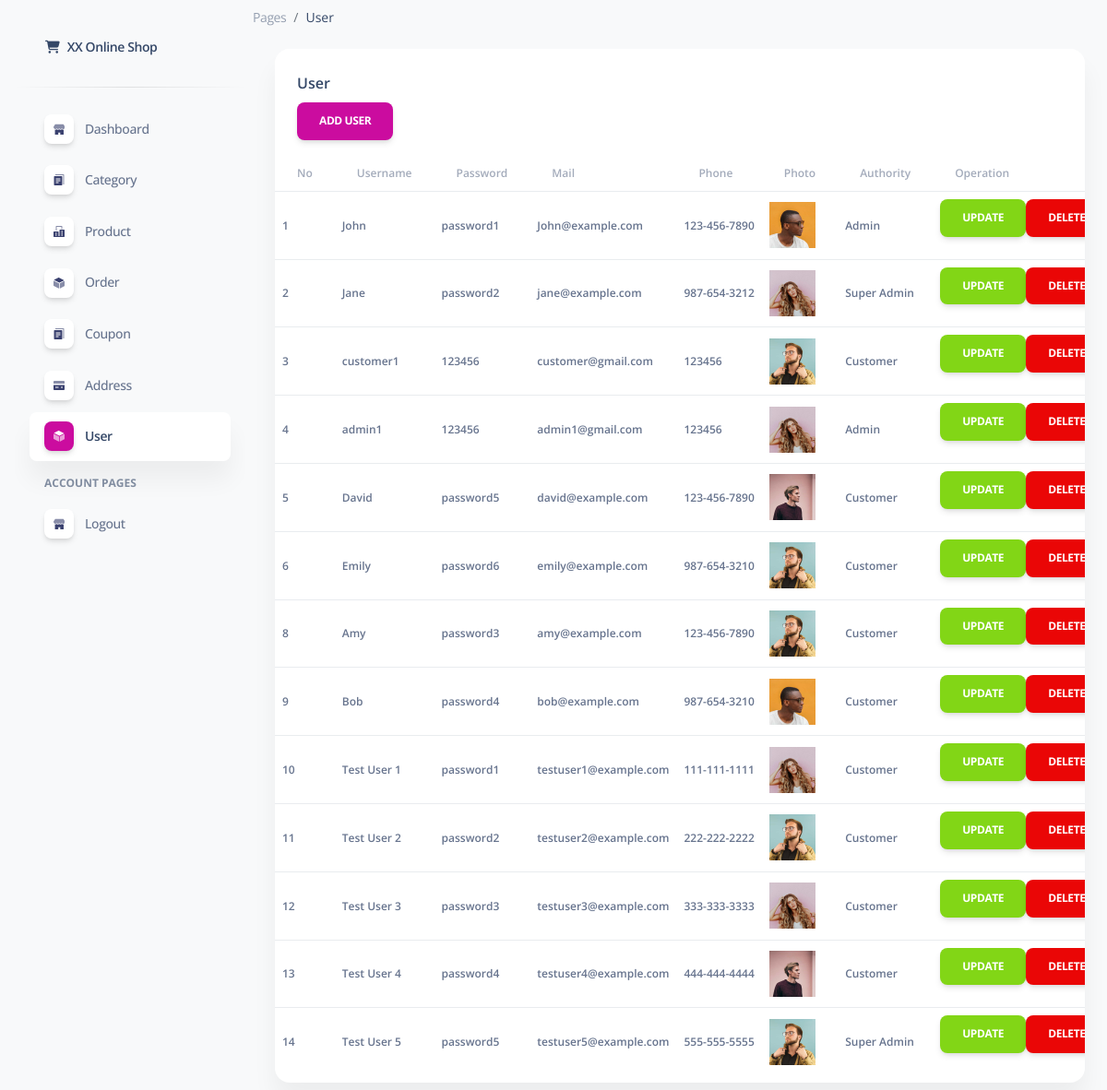
The page /pages/user.php (signed in) on the database its author committed.
### tables this page shows
CREATE TABLE `user` (
  `id_user` bigint(20) NOT NULL COMMENT '主键id',
  `username` varchar(20) NOT NULL COMMENT '名字',
  `password` varchar(128) DEFAULT NULL COMMENT '密码',
  `mail` varchar(255) DEFAULT NULL COMMENT '邮箱',
  `phone_number` varchar(20) DEFAULT NULL COMMENT '电话号',
  `authority` tinyint(4) NOT NULL DEFAULT 3 COMMENT '权限',
  `user_photo` varchar(256) NOT NULL DEFAULT '''assets/img/png''',
  `create_time` timestamp NOT NULL DEFAULT current_timestamp(),
  `id_creator` bigint(20) NOT NULL DEFAULT 0,
  `is_delete` tinyint(1) DEFAULT 0 COMMENT '是否删除',
  `delete_time` timestamp NULL DEFAULT NULL COMMENT '删除时间'
);

### pages/user.php (the view, shortened to what this page needs)
<!DOCTYPE html>
<html lang="en">
<head>
  <link href="assets/css/nucleo-icons.css" rel="stylesheet" />
  <link href="assets/css/nucleo-svg.css" rel="stylesheet" />
  <link href="assets/css/nucleo-svg.css" rel="stylesheet" />
  <link id="pagestyle" href="assets/css/soft-ui-dashboard.css?v=1.0.3" rel="stylesheet" />
</head>
<body class="g-sidenav-show  bg-gray-100">
  <aside class="sidenav navbar navbar-vertical navbar-expand-xs border-0 border-radius-xl my-3 fixed-start ms-3 "
    id="sidenav-main">
    <div class="sidenav-header">
      <a class="navbar-brand m-0" href="https://demos.creative-tim.com/soft-ui-dashboard/pages/dashboard.html"
        target="_blank">
        <i class="fas fa-fw fa-shopping-cart"></i>
        <span class="ms-1 font-weight-bold">XX Online Shop</span>
      </a>
    </div>
    <hr class="horizontal dark mt-0">
    <div class="collapse navbar-collapse  w-auto  max-height-vh-100 h-100" id="sidenav-collapse-main">
      <ul class="navbar-nav">
        <li class="nav-item">
          <a class="nav-link  " href="../pages/dashboard.php">
            <div
              class="icon icon-shape icon-sm shadow border-radius-md bg-white text-center me-2 d-flex align-items-center justify-content-center">
            </div>
            <span class="nav-link-text ms-1">Dashboard</span>
          </a>
        </li>
        <li class="nav-item">
          <a class="nav-link  " href="../pages/category.php">
            <div
              class="icon icon-shape icon-sm shadow border-radius-md bg-white text-center me-2 d-flex align-items-center justify-content-center">
            </div>
            <span class="nav-link-text ms-1">Category</span>
          </a>
        </li>
        <li class="nav-item">
          <a class="nav-link  " href="../pages/product.php">
            <div
              class="icon icon-shape icon-sm shadow border-radius-md bg-white text-center me-2 d-flex align-items-center justify-content-center">
            </div>
            <span class="nav-link-text ms-1">Product</span>
          </a>
        </li>
        <li class="nav-item">
          <a class="nav-link  " href="../pages/order.php">
            <div
              class="icon icon-shape icon-sm shadow border-radius-md bg-white text-center me-2 d-flex align-items-center justify-content-center">
            </div>
            <span class="nav-link-text ms-1">Order</span>
          </a>
        </li>
        <li class="nav-item">
          <a class="nav-link  " href="../pages/coupon.php">
            <div
              class="icon icon-shape icon-sm shadow border-radius-md bg-white text-center me-2 d-flex align-items-center justify-content-center">
            </div>
            <span class="nav-link-text ms-1">Coupon</span>
          </a>
        </li>
        <li class="nav-item">
          <a class="nav-link  " href="../pages/address.php">
            <div
              class="icon icon-shape icon-sm shadow border-radius-md bg-white text-center me-2 d-flex align-items-center justify-content-center">
            </div>
            <span class="nav-link-text ms-1">Address</span>
          </a>
        </li>
        <li class="nav-item">
          <a class="nav-link  active" href="../pages/user.php">
            <div
              class="icon icon-shape icon-sm shadow border-radius-md bg-white text-center me-2 d-flex align-items-center justify-content-center">
            </div>
            <span class="nav-link-text ms-1">User</span>
          </a>
        </li>
        <li class="nav-item mt-3">
          <h6 class="ps-4 ms-2 text-uppercase text-xs font-weight-bolder opacity-6">Account pages</h6>
        </li>
        <li class="nav-item">
          <a class="nav-link  " href="../pages/logout.php">
            <div
              class="icon icon-shape icon-sm shadow border-radius-md bg-white text-center me-2 d-flex align-items-center justify-content-center">
            </div>
            <span class="nav-link-text ms-1">Logout</span>
          </a>
        </li>
      </ul>
    </div>
  </aside>
  <main class="main-content position-relative max-height-vh-100 h-100 mt-1 border-radius-lg ">
    <ol class="breadcrumb bg-transparent mb-0 pb-0 pt-1 px-0 me-sm-6 me-5">
      <li class="breadcrumb-item text-sm"><a class="opacity-5 text-dark" href="javascript:;">Pages</a></li>
      <li class="breadcrumb-item text-sm text-dark active" aria-current="page">User</li>
    </ol>
    <div class="container-fluid py-4">
      <div class="row">
        <div class="col-12">
          <div class="card mb-4">
            <div class="card-header pb-0">
              <h6>User</h6>
              <?php
              include "connect_db.php";
              $id_admin = $_SESSION['id_user'];
              $query = "SELECT authority FROM user WHERE id_user = $id_admin";
              $result = mysqli_query($conn, $query);
              if ($result) {
                $data_user = mysqli_fetch_assoc($result);
                $authority_level = $data_user['authority'];
                if ($authority_level == 2) {
                  echo '<button type="button" class="btn btn-primary" data-bs-toggle="modal" data-bs-target="#exampleModal">Add User</button>';
                } else {
                  echo '<button type="button" class="btn btn-primary" onclick="alert(\'You do not have the authority to perform this action. Please log in with a super admin account.\');">Add User</button>';
                }
              } else {
                echo '<p>Failed to retrieve user authority level.</p>';
              }
              ?>
            </div>
            <div class="card-body px-0 pt-0 pb-2">
              <div class="table-responsive p-0">
                <table class="table align-items-center mb-0">
                  <thead>
                    <tr class="text-xs font-weight-bold opacity-6">
                      <th>No</th>
                      <th class="align-middle text-left">Username</th>
                      <th class="align-middle text-left">Password</th>
                      <th class="align-middle text-left">Mail</th>
                      <th class="align-middle text-left">Phone</th>
                      <th class="align-middle text-left">Photo</th>
                      <th class="align-middle text-left">Authority</th>
                      <th class="align-middle text-left">Operation</th>
                    </tr>
                  </thead>
                  <tbody>
                    <?php
                    include "connect_db.php";
                    $qry_user = mysqli_query($conn, "select * from user where is_delete = 0");
                    while ($data_user = mysqli_fetch_array($qry_user)) {
                      $no++; ?>
                      <tr class="text-xs font-weight-bold">
                        <td class="align-middle text-left">
                          <?= $data_user['id_user'] ?>
                        </td>
                        <td class="align-middle text-left">
                          <?= $data_user['username'] ?>
                        </td>
                        <td class="align-middle text-left">
                          <?= $data_user['password'] ?>
                        </td>
                        <td class="align-middle text-left">
                          <?= $data_user['mail'] ?>
                        </td>
                        <td class="align-middle text-left">
                          <?= $data_user['phone_number'] ?>
                        </td>
                        <td><img src="<?= $data_user['user_photo'] ?>" width="50px" ;></td>
                        <td class="align-middle text-left">
                          <?php
                          switch ($data_user['authority']) {
                            case 1:
                              echo "Admin";
                              break;
                            case 2:
                              echo "Super Admin";
                              break;
                            case 3:
                              echo "Customer";
                              break;
                          }
                          ?>
                        </td>
                        <td class="text-xs font-weight-bold">
                          <?php
                          $id_admin = $_SESSION['id_user'];
                          $query = "SELECT authority FROM user WHERE id_user = $id_admin";
                          $result = mysqli_query($conn, $query);
                          if ($result) {
                            $data_admin = mysqli_fetch_assoc($result);
                            $authority_level = $data_admin['authority'];
                            if ($authority_level == 2) {
                              echo '<a class="btn btn-success" href="update_user.php?id_user=' . $data_user['id_user'] . '">Update</a>';
                              echo '<a href="delete_user.php?id_user=' . $data_user['id_user'] . '" onclick="return confirm(' . "'Are you sure you want to delete this data?'" . ')" class="btn btn-danger">Delete</a>';
                            } else {
                              echo '<a class="btn btn-success" href="#" onclick="alert(\'You do not have the authority to perform this action. Please log in with a super admin account.\');">Update</a>';
                              echo '<a class="btn btn-danger" href="#" onclick="alert(\'You do not have the authority to perform this action. Please log in with a super admin account.\');">Delete</a>';
                            }
                          }
                          ?>
                        </td>
                      </tr>
                      <?php
                    }
                    ?>
                  </tbody>
                </table>
              </div>
            </div>
          </div>
        </div>
      </div>
</body>
</html>

### pages/assets/css/nucleo-svg.css (style rules this page uses)
.icon { display: inline-block; color: #111111; height: 1em; width: 1em; }
.icon-sm { height: 0.8em; width: 0.8em; }
.icon { fill: currentColor; stroke: none; }

### rows shown on the page
user: id_user "1", username "John", password "password1", mail "John@example.com", phone_number "123-456-7890", user_photo (picture), authority "Admin"
user: id_user "2", username "Jane", password "password2", mail "jane@example.com", phone_number "987-654-3212", user_photo (picture), authority "Super Admin"
user: id_user "3", username "customer1", password "123456", mail "customer@gmail.com", phone_number "123456", user_photo (picture), authority "Customer"
user: id_user "4", username "admin1", password "123456", mail "admin1@gmail.com", phone_number "123456", user_photo (picture), authority "Admin"
user: id_user "5", username "David", password "password5", mail "david@example.com", phone_number "123-456-7890", user_photo (picture), authority "Customer"
user: id_user "6", username "Emily", password "password6", mail "emily@example.com", phone_number "987-654-3210", user_photo (picture), authority "Customer"
user: id_user "8", username "Amy", password "password3", mail "amy@example.com", phone_number "123-456-7890", user_photo (picture), authority "Customer"
user: id_user "9", username "Bob", password "password4", mail "bob@example.com", phone_number "987-654-3210", user_photo (picture), authority "Customer"
user: id_user "10", username "Test User 1", password "password1", mail "testuser1@example.com", phone_number "111-111-1111", user_photo (picture), authority "Customer"
user: id_user "11", username "Test User 2", password "password2", mail "testuser2@example.com", phone_number "222-222-2222", user_photo (picture), authority "Customer"
user: id_user "12", username "Test User 3", password "password3", mail "testuser3@example.com", phone_number "333-333-3333", user_photo (picture), authority "Customer"
user: id_user "13", username "Test User 4", password "password4", mail "testuser4@example.com", phone_number "444-444-4444", user_photo (picture), authority "Customer"
user: id_user "14", username "Test User 5", password "password5", mail "testuser5@example.com", phone_number "555-555-5555", user_photo (picture), authority "Super Admin"
